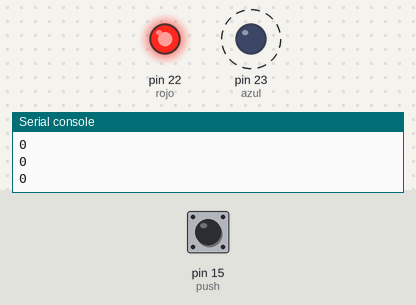
Bench run of a program on a simulated MicroPython board. On the bench: output pins drawn as LEDs (lit = HIGH), the last lines printed to the serial console. Dashed ring = blinking. The inputs (shaded band) are chosen by the test bench; at power-on: pin 15 (push) LOW. Threads take turns every 2 ms.

Above: at 1.26 s.
1.3 s: pin 15 (push) pulled HIGH for 0.15 s
At 1.46 s:
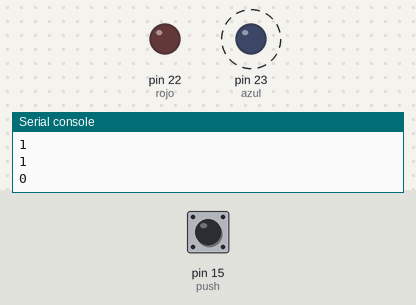
4.3 s: pin 15 (push) pulled HIGH for 3.2 s
At 4.52 s:
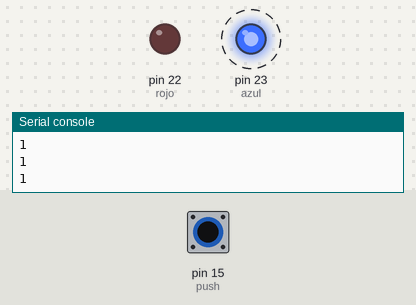
Timing chart, 0 to 15.0 s (numbered marks = the images above; inputs shaded):
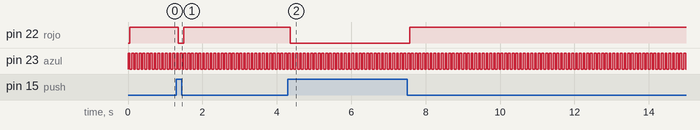

The program:

nucleo_dos.py
```python
from machine import Pin
import utime
import _thread

push = Pin(15, Pin.IN, Pin.PULL_DOWN)
rojo = Pin(22, Pin.OUT)
azul = Pin(23, Pin.OUT)

def nucleo_dos():
    while True:
        azul.value(1)
        utime.sleep(0.05)
        azul.value(0)
        utime.sleep(0.05)

_thread.start_new_thread(nucleo_dos, ())

while True:
    estado = push.value()
    print(estado)
    utime.sleep(0.05)
    rojo.value(1 if estado == 0 else 0)

if __name__ == "__main__":
    main()
```

Measured:
- after the input at 1.3 s, pin 22 (rojo): HIGH → LOW after 0.05 s, → HIGH 0.15 s later
- after the input at 4.3 s, pin 22 (rojo): HIGH → LOW after 0.06 s, → HIGH 3.2 s later
- by itself, pin 23 (azul): alternates HIGH for 0.05 s and LOW for 0.05 s
